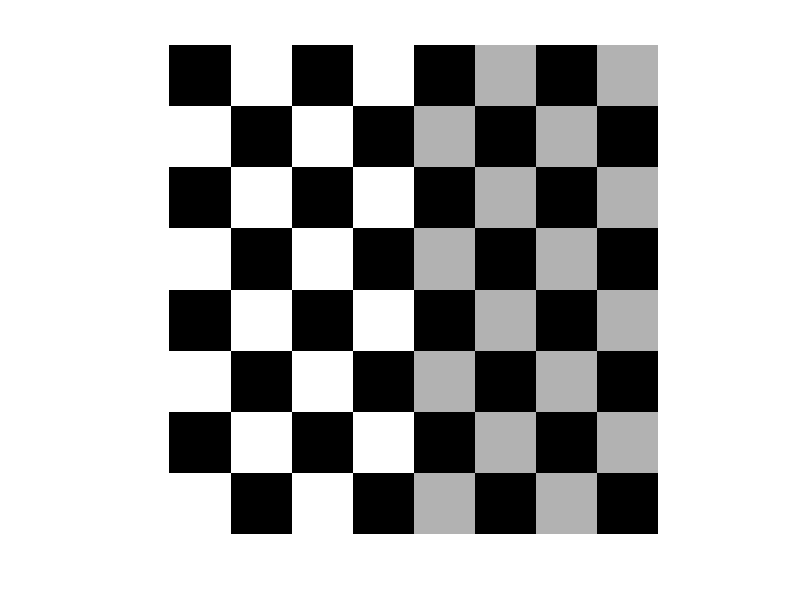
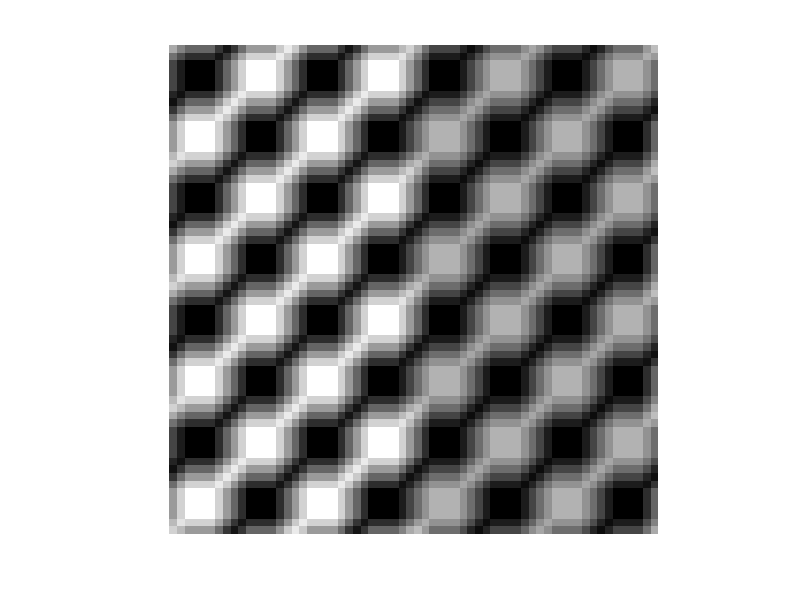
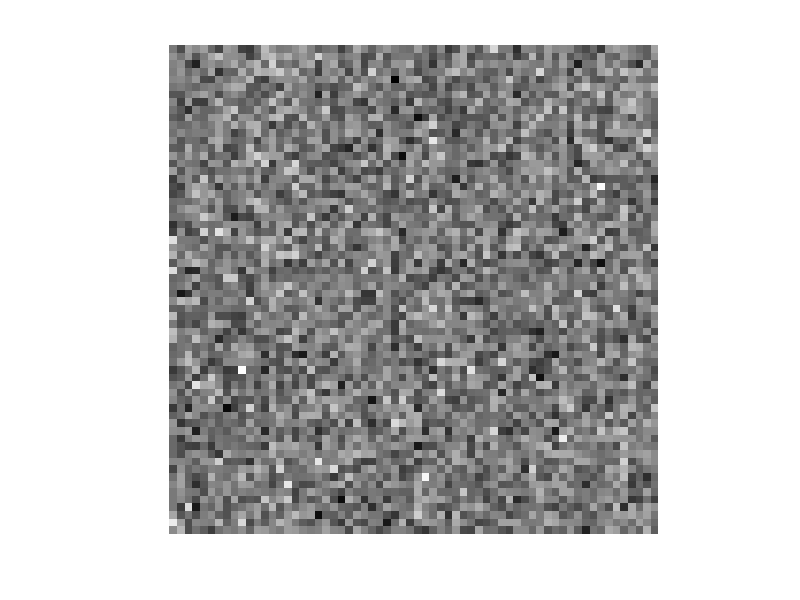
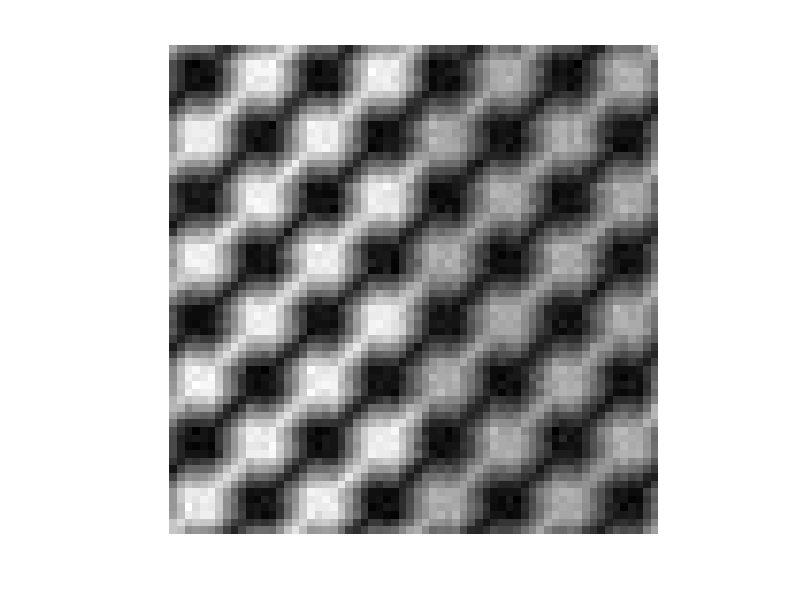

These charts were generated, in order, by the following MATLAB code: (Note: this script raises an error after producing the figures.)
% degrad5_5.m
%% ----- Modelling the Degradation Function -----
clear all;
close all;
clc;

f = checkerboard(8);
figure; imshow(im2uint8(mat2gray(f)));

PSF = fspecial('motion', 7, 45); % 45 mean blur at 45 degree for 7 pixels
gb = imfilter(f, PSF, 'circular'); % filter PSF into f using circular style
% left right and top down
figure; imshow(im2uint8(mat2gray(gb)));

noise = imnoise(zeros(size(f)), 'gaussian', 0, 0.001);
figure; imshow(im2uint8(mat2gray(noise)));

g = gb + noise;

figure; imshow(im2uint8(mat2gray(g)));

figure; imshow(pixeldup(f, 8), []);

%% --- Restoration by Using Direct Inverse Filter Technique
%     via deconvwr function -----

% deblur image using wiener filter
fr1 = deconvwnr(g, PSF); % PSF is like a cause of degrade picture
figure; imshow(im2uint8(mat2gray(fr1)));

Sn = abs(fft2(noise)).^2;       % noise power spectrum
nA = sum(Sn(:))/numel(noise);   % noise average power
Sf = abs(fft2(f)).^2;           % image power spectrum
fA = sum(Sf(:))/numel(f);       % image average power
R = nA/fA;

fr2 = deconvwnr(g, PSF, R);
figure; imshow(im2uint8(mat2gray(fr2)));

%% --- Restoration by Using Autocorrelation function -----
NCORR = fftshift(real(ifft2(Sn))); % shift the inverse of noise power spectrum
ICORR = fftshift(real(ifft2(Sf))); % shift the inverse of image power spectrum
fr3 = deconvwnr(g, PSF, NCORR, ICORR);
figure; imshow(im2uint8(mat2gray(fr3)));

%% ----- Restoration by Using Constrained Least Squares (Regularized)
%       Filtering -----
fr4 = deconvreg(g, PSF, 2);         % noise power is approximately 2
figure; imshow(im2uint8(mat2gray(fr4)));

fr5 = deconvreg(g, PSF, 0.8, [1e-7 1e7]);
figure; imshow(im2uint8(mat2gray(fr5)));